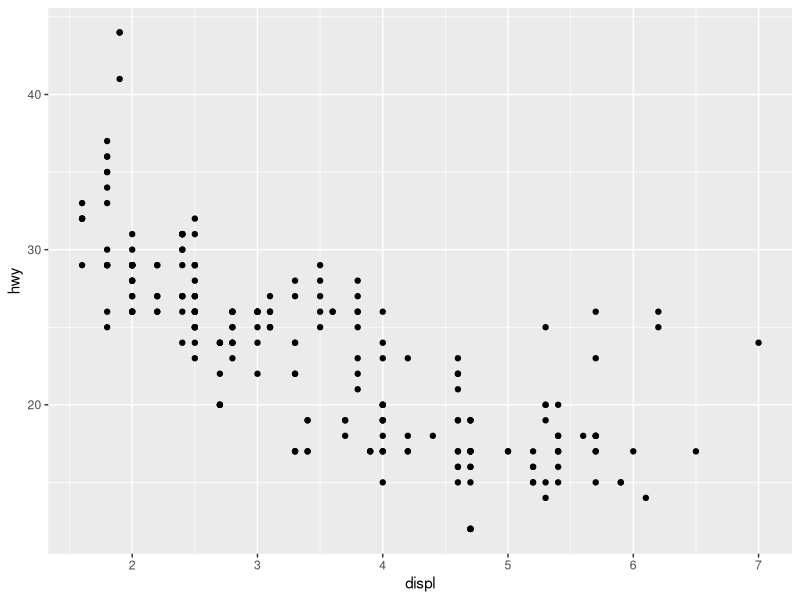
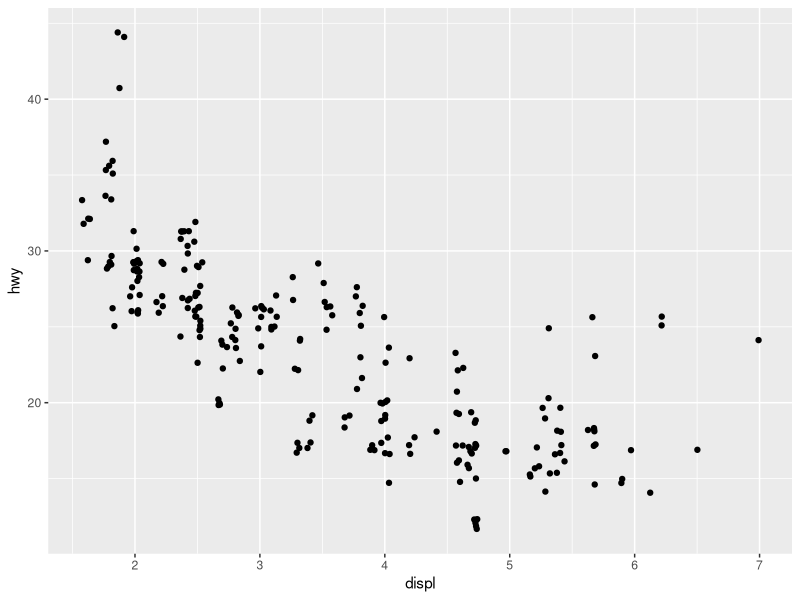
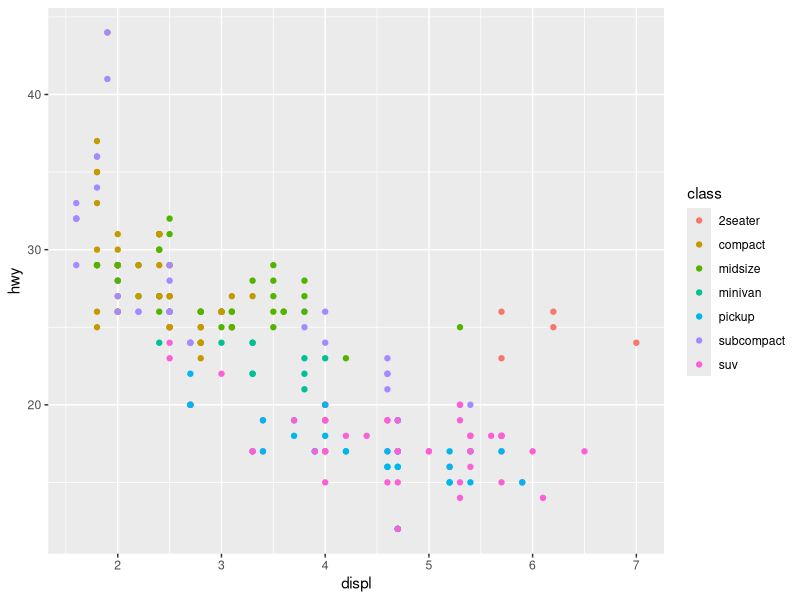
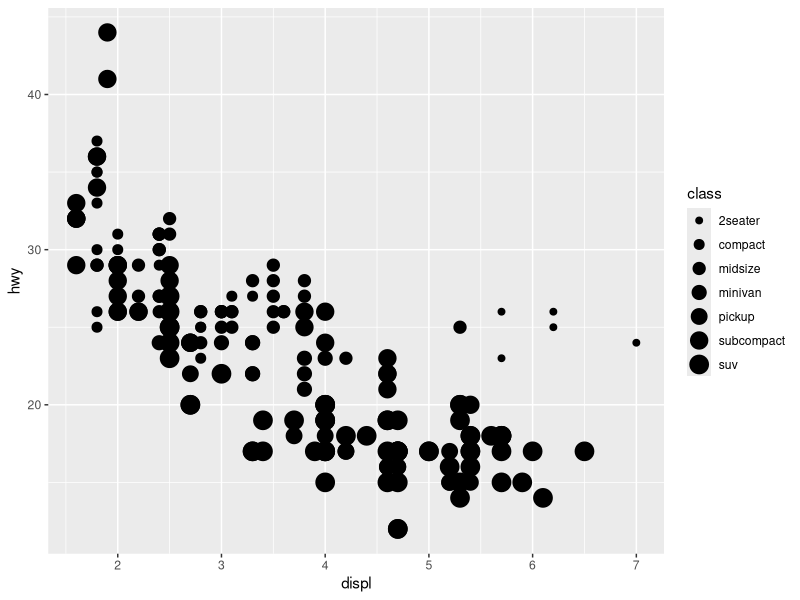
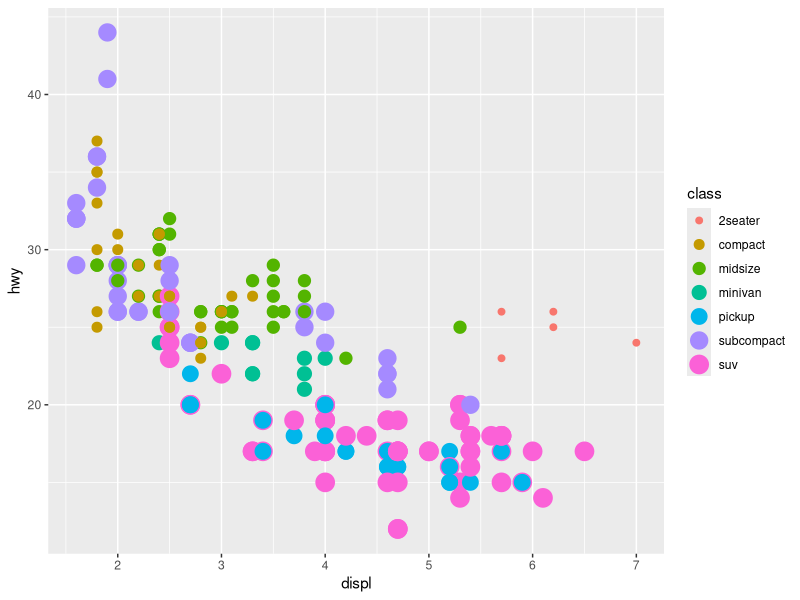
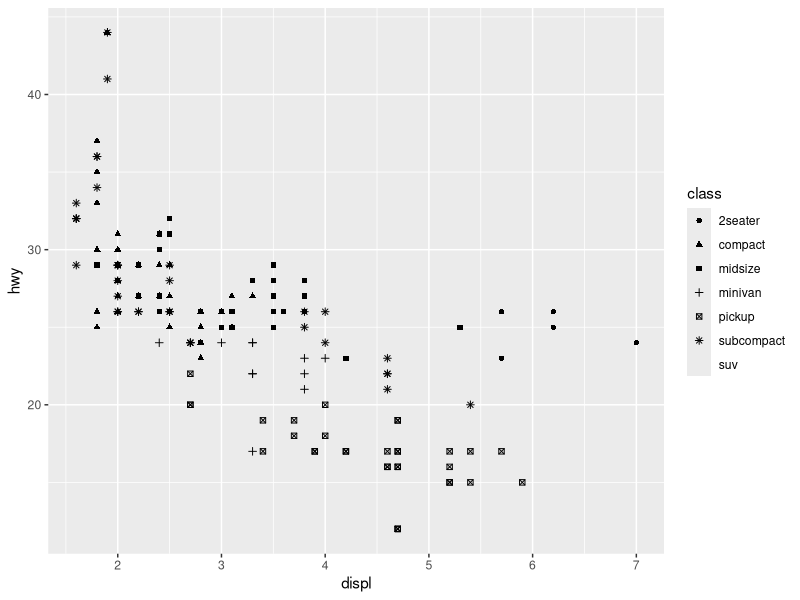
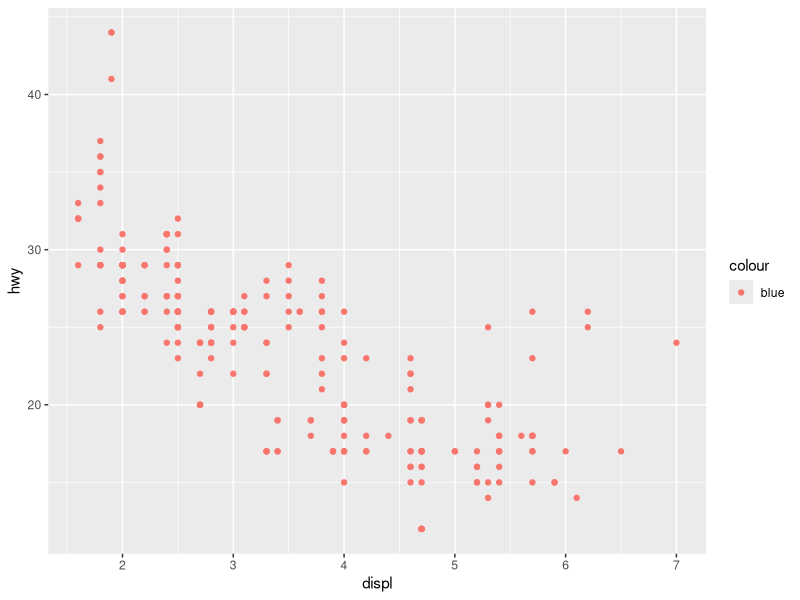
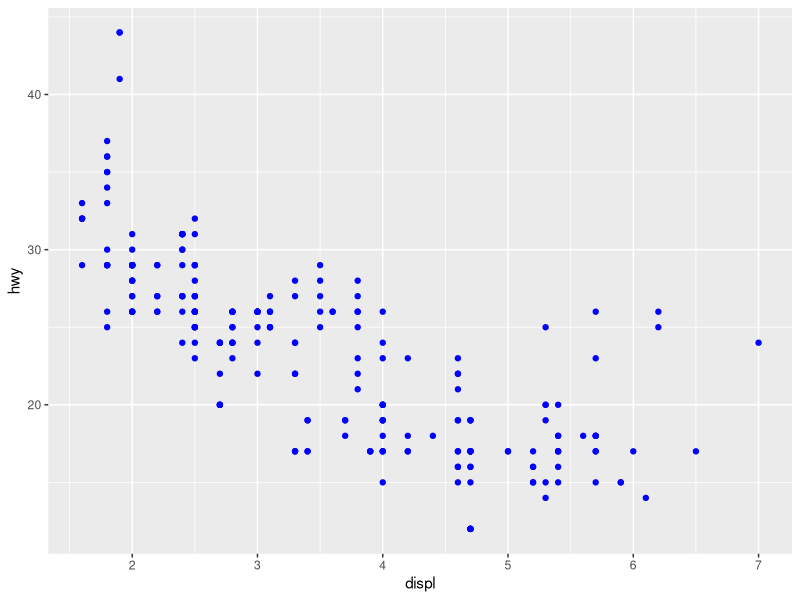

Write R code to recreate these figures, in order.
## ---- chunk 1
knitr::opts_chunk$set(echo = TRUE)

library(tidyverse)
## ---- chunk 2
# *********************** CHAPTER 3 - VISUALIZATION AND GGPLOT ***********************

############### GEOM_POINT PRACTICE #############################################################################################
#################################################################################################################################
#################################################################################################################################

#basic scatterplot
ggplot(data = mpg) + 
  geom_point(mapping = aes(x = displ, y = hwy))

ggplot(data = mpg) + 
  geom_point(mapping = aes(x = displ, y = hwy), position ="jitter")

#adding each class of car to be a different color on scatter plot
ggplot(data = mpg) + 
  geom_point(mapping = aes(x = displ, y = hwy, color = class))

#adding each class of car to be a different size on scatter plot - warning generated because class is not ordered
ggplot(data = mpg) + 
  geom_point(mapping = aes(x = displ, y = hwy, size = class))

# combining the last two ggplots
ggplot(data = mpg) + 
  geom_point(mapping = aes(x = displ, y = hwy, size = class, color = class))

# Each class of car is a different shape - only up to 6 shapes!!
ggplot(data = mpg) + 
  geom_point(mapping = aes(x = displ, y = hwy, shape = class))

# difference between color being on the inside and outside of aes - should be on outside 
ggplot(data = mpg) + 
  geom_point(mapping = aes(x = displ, y = hwy, color = "blue"))
ggplot(data = mpg) + 
  geom_point(mapping = aes(x = displ, y = hwy), color = "blue")

# Other adjustments outside of aes
ggplot(data = mpg) + 
  geom_point(mapping = aes(x = displ, y = hwy), shape = 24, color = "red", fill = "blue")

# assigning the same variable to two aes 
ggplot(data = mpg) + 
  geom_point(mapping = aes(x = displ, y = hwy, color = class, shape = class))

# using stroke - border size 
ggplot(data = mpg) + 
  geom_point(mapping = aes(x = displ, y = hwy), size = 1, stroke = 3, fill = 'white', color = 'black', shape = 21)

# facet wrap one variable 
ggplot(data = mpg) + 
  geom_point(mapping = aes(x = displ, y = hwy)) + 
  facet_wrap(~ class, nrow = 1) #can also use ncol

ggplot(data = mpg) + 
  geom_point(mapping = aes(x = displ, y = hwy)) + 
  facet_grid(~ class) #can also use ncol

# facet wrap two variables 
ggplot(data = mpg) + 
  geom_point(mapping = aes(x = displ, y = hwy)) + 
  facet_grid(drv ~ cyl)

# can use a period to orient faceting 
ggplot(data = mpg) + 
  geom_point(mapping = aes(x = displ, y = hwy)) + 
  facet_grid(. ~ drv) #default 

ggplot(data = mpg) + 
  geom_point(mapping = aes(x = displ, y = hwy)) + 
  facet_grid(drv ~ .) #rotated 

############### GEOM_SMOOTH PRACTICE ############################################################################################
#################################################################################################################################
#################################################################################################################################

# basic template 
ggplot(data = mpg) + 
  geom_smooth(mapping = aes(x = displ, y = hwy))

# using geom_smooth and geom_point together 
ggplot(data = mpg) + 
  geom_smooth(mapping = aes(x = displ, y = hwy)) + 
  geom_point(mapping = aes(x = displ, y = hwy))

ggplot(data = mpg) + 
  geom_smooth(mapping = aes(x = displ, y = hwy, linetype = drv, color = drv)) + 
  geom_point(mapping = aes(x = displ, y = hwy, color = drv))

# USING FILTER WITHIN GGPLOT ************** MULTIPLE TREND LINES *******************************
ggplot(data = mpg, mapping = aes(x = displ, y = hwy)) + 
  geom_point(mapping = aes(color = class)) + 
  geom_smooth(data = filter(mpg, class == "subcompact"),  color = 'red' , se = FALSE) + 
  geom_smooth(data = filter(mpg, class == "midsize"),  color = 'blue' , se = TRUE)


############### GEOM_BAR PRACTICE ###############################################################################################
#################################################################################################################################
#################################################################################################################################

# BASIC 
ggplot(data = diamonds) + 
  geom_bar(mapping = aes(x = cut))
# basic statistical transformation for geom_bar is stat_count 
ggplot(data = diamonds) + 
  stat_count(mapping = aes(x = cut))

# bar graph of proportion 
ggplot(data = diamonds) + 
  geom_bar(mapping = aes(x = cut, y = stat(prop), group = 1))

# bar graph with each bar split by a categorical variable 
ggplot(data = diamonds) + 
  geom_bar(mapping = aes(x = cut, fill = clarity))

############### STAT_SUMMARY and GEOM_BOXPLOT ###################################################################################
#################################################################################################################################
#################################################################################################################################

# stat summary 
ggplot(data = diamonds) + 
  stat_summary(
    mapping = aes(x = cut, y = depth),
    fun.min = min,
    fun.max = max,
    fun = median)

# Boxplot 
ggplot(data = diamonds) + 
  geom_boxplot(mapping = aes(x = cut, y=depth), fill='blue', color='green')

############### GEOM_HISTOGRAM ##################################################################################################
#################################################################################################################################
#################################################################################################################################

# Basic histogram 
ggplot(data = iris) + 
  geom_histogram(mapping = aes(x=Sepal.Width), binwidth = 0.1, fill = 'red', color = 'darkred')

# Using a categorical variable for fill 
ggplot(data = iris) + 
  geom_histogram(mapping = aes(x=Sepal.Width, fill = Species), binwidth = 0.1, color = "black")

# reordering categorical variable to visualize better 
iris$speciesOrdered <- ordered(iris$Species, levels=c('setosa', 'virginica', 'versicolor'))	

ggplot(data = iris) + 
  geom_histogram(mapping = aes(x=Sepal.Width, fill = speciesOrdered), binwidth = 0.1, color = "black")

# changing position 

ggplot(data = iris) + 
  geom_histogram(mapping = aes(x=Sepal.Width, fill = speciesOrdered), binwidth = 0.1, color = "black", position = "dodge") 

ggplot(data = iris) + 
  geom_histogram(mapping = aes(x=Sepal.Width, fill = speciesOrdered), binwidth = 0.1, color = "black", alpha = 1/2, position = "identity") 

ggplot(data = iris) + 
  geom_histogram(mapping = aes(x=Sepal.Width, fill = speciesOrdered), binwidth = 0.19, color = "black", position = "fill") 


###############  MAPPING ########################################################################################################
#################################################################################################################################
#################################################################################################################################
library(maps)

italy <- map_data("italy")

ggplot(italy, aes(long, lat, group = group)) +
  geom_polygon(fill = "slategray", colour = "black")

ggplot(italy, aes(long, lat, group = group)) +
  geom_polygon(fill = "lightgreen", colour = "black") +
  coord_quickmap()


#********************************************ONE VARIABLE CONTINUOUS EXAMPLES***************************************************#
#################################################################################################################################
#################################################################################################################################
#################################################################################################################################

# Using geom area 
ggplot(data = iris) + 
  geom_area(mapping = aes(x=Sepal.Width, color = Species), alpha = 1/2, fill = "black", stat = 'bin', binwidth = .1)

# Using geom density 
ggplot(data = iris) + 
  geom_density(mapping = aes(x=Sepal.Width, color = Species, linetype = Species), fill = 'pink', alpha = 1/3, size =3)

# Using geom dot plot 
ggplot(data = iris) + 
  geom_dotplot(mapping = aes(x=Petal.Length, fill = speciesOrdered), binwidth = .2)

#Using geom freqpoly
ggplot(data = iris) + 
  geom_freqpoly(mapping = aes(y=Petal.Length, color = Species), size = .5, binwidth =.1)

#geom histogram

#********************************************TWO VARIABLE BOTH CONTINUOUS EXAMPLES**********************************************#
#################################################################################################################################
#################################################################################################################################
#################################################################################################################################

# geom quantile
ggplot(data = mpg) + 
  geom_quantile(mapping = aes(x = displ, y = hwy), size = 1) 

# geom_text 
ggplot(data = mpg) + 
  geom_text(mapping = aes(x = displ, y = hwy, label = class, color = class), size = 2.5)


#********************************************DISCRETE X CONTINUOUS Y EXAMPLES **************************************************#
#################################################################################################################################
#################################################################################################################################
#################################################################################################################################

#geom bar
ggplot(data = mpg) + 
  geom_bar(stat = "identity", mapping = aes(x = class, y = hwy), fill = 'slategray') 

# box plot 
ggplot(data = mpg) + 
  geom_boxplot(mapping = aes(x = class, y = hwy), fill = 'slategray') 

ggplot(data = mpg) + 
  geom_dotplot(binaxis = "y", stackdir = "center", mapping = aes(x = class, y = hwy, fill = class), binwidth =1) 

ggplot(data = mpg) + 
  geom_violin( mapping = aes(x = class, y = hwy, fill = class))


############### LABELS ##########################################################################################################
#################################################################################################################################
#################################################################################################################################

ggplot(data = mpg) + 
  geom_point(mapping = aes(x = displ, y = hwy)) + 
  labs(title = "title", x = "x label", y = "y label")

